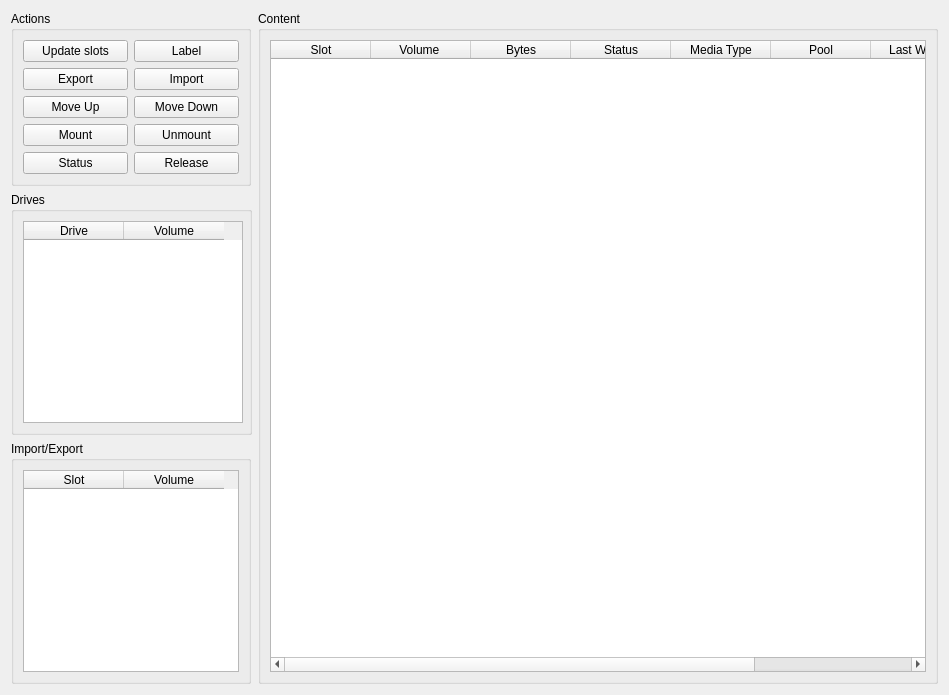
<ui version="4.0" >
 <class>ContentForm</class>
 <widget class="QWidget" name="ContentForm" >
  <property name="geometry" >
   <rect>
    <x>0</x>
    <y>0</y>
    <width>949</width>
    <height>695</height>
   </rect>
  </property>
  <property name="windowTitle" >
   <string>Form</string>
  </property>
  <layout class="QHBoxLayout" >
   <item>
    <layout class="QVBoxLayout" >
     <item>
      <widget class="QGroupBox" name="groupBox" >
       <property name="sizePolicy" >
        <sizepolicy vsizetype="Fixed" hsizetype="Fixed" >
         <horstretch>0</horstretch>
         <verstretch>0</verstretch>
        </sizepolicy>
       </property>
       <property name="minimumSize" >
        <size>
         <width>240</width>
         <height>110</height>
        </size>
       </property>
       <property name="title" >
        <string>Actions</string>
       </property>
       <layout class="QGridLayout" >
        <item row="0" column="0" >
         <widget class="QPushButton" name="pbUpdate" >
          <property name="text" >
           <string>Update slots</string>
          </property>
          <property name="icon" >
           <iconset resource="../main.qrc" >:/images/view-refresh.png</iconset>
          </property>
         </widget>
        </item>
        <item row="0" column="1" >
         <widget class="QPushButton" name="pbLabel" >
          <property name="text" >
           <string>Label</string>
          </property>
          <property name="icon" >
           <iconset resource="../main.qrc" >:/images/label.png</iconset>
          </property>
         </widget>
        </item>
        <item row="1" column="0" >
         <widget class="QPushButton" name="pbExport" >
          <property name="text" >
           <string>Export</string>
          </property>
          <property name="icon" >
           <iconset resource="../main.qrc" >:/images/extern.png</iconset>
          </property>
         </widget>
        </item>
        <item row="1" column="1" >
         <widget class="QPushButton" name="pbImport" >
          <property name="text" >
           <string>Import</string>
          </property>
          <property name="icon" >
           <iconset resource="../main.qrc" >:/images/intern.png</iconset>
          </property>
         </widget>
        </item>
        <item row="2" column="0" >
         <widget class="QPushButton" name="pbMoveUp" >
          <property name="text" >
           <string>Move Up</string>
          </property>
          <property name="icon" >
           <iconset resource="../main.qrc" >:/images/go-up.png</iconset>
          </property>
         </widget>
        </item>
        <item row="2" column="1" >
         <widget class="QPushButton" name="pbMoveDown" >
          <property name="text" >
           <string>Move Down</string>
          </property>
          <property name="icon" >
           <iconset resource="../main.qrc" >:/images/go-down.png</iconset>
          </property>
         </widget>
        </item>
        <item row="3" column="0" >
         <widget class="QPushButton" name="pbMount" >
          <property name="text" >
           <string>Mount</string>
          </property>
          <property name="icon" >
           <iconset resource="../main.qrc" >:/images/cartridge.png</iconset>
          </property>
         </widget>
        </item>
        <item row="3" column="1" >
         <widget class="QPushButton" name="pbUnmount" >
          <property name="text" >
           <string>Unmount</string>
          </property>
          <property name="icon" >
           <iconset resource="../main.qrc" >:/images/cartridge.png</iconset>
          </property>
         </widget>
        </item>
        <item row="4" column="0" >
         <widget class="QPushButton" name="pbStatus" >
          <property name="text" >
           <string>Status</string>
          </property>
          <property name="icon" >
           <iconset resource="../main.qrc" >:/images/status-console.png</iconset>
          </property>
         </widget>
        </item>
        <item row="4" column="1" >
         <widget class="QPushButton" name="pbRelease" >
          <property name="text" >
           <string>Release</string>
          </property>
          <property name="icon" >
           <iconset resource="../main.qrc" >:/images/cartridge.png</iconset>
          </property>
         </widget>
        </item>
       </layout>
      </widget>
     </item>
     <item>
      <widget class="QGroupBox" name="groupBox_3" >
       <property name="sizePolicy" >
        <sizepolicy vsizetype="Expanding" hsizetype="Fixed" >
         <horstretch>0</horstretch>
         <verstretch>0</verstretch>
        </sizepolicy>
       </property>
       <property name="minimumSize" >
        <size>
         <width>241</width>
         <height>221</height>
        </size>
       </property>
       <property name="maximumSize" >
        <size>
         <width>241</width>
         <height>16777215</height>
        </size>
       </property>
       <property name="title" >
        <string>Drives</string>
       </property>
       <layout class="QVBoxLayout" >
        <item>
         <widget class="QTableWidget" name="tableDrive" >
          <property name="sizePolicy" >
           <sizepolicy vsizetype="Expanding" hsizetype="Fixed" >
            <horstretch>0</horstretch>
            <verstretch>0</verstretch>
           </sizepolicy>
          </property>
          <property name="minimumSize" >
           <size>
            <width>220</width>
            <height>192</height>
           </size>
          </property>
          <property name="selectionBehavior" >
           <enum>QAbstractItemView::SelectRows</enum>
          </property>
          <column>
           <property name="text" >
            <string>Drive</string>
           </property>
          </column>
          <column>
           <property name="text" >
            <string>Volume</string>
           </property>
          </column>
         </widget>
        </item>
       </layout>
      </widget>
     </item>
     <item>
      <widget class="QGroupBox" name="groupBox_4" >
       <property name="sizePolicy" >
        <sizepolicy vsizetype="Expanding" hsizetype="Fixed" >
         <horstretch>0</horstretch>
         <verstretch>0</verstretch>
        </sizepolicy>
       </property>
       <property name="maximumSize" >
        <size>
         <width>240</width>
         <height>16777215</height>
        </size>
       </property>
       <property name="title" >
        <string>Import/Export</string>
       </property>
       <layout class="QHBoxLayout" >
        <item>
         <widget class="QTableWidget" name="tableTray" >
          <property name="sizePolicy" >
           <sizepolicy vsizetype="Expanding" hsizetype="Fixed" >
            <horstretch>0</horstretch>
            <verstretch>0</verstretch>
           </sizepolicy>
          </property>
          <property name="minimumSize" >
           <size>
            <width>100</width>
            <height>0</height>
           </size>
          </property>
          <property name="selectionBehavior" >
           <enum>QAbstractItemView::SelectRows</enum>
          </property>
          <property name="sortingEnabled" >
           <bool>false</bool>
          </property>
          <column>
           <property name="text" >
            <string>Slot</string>
           </property>
          </column>
          <column>
           <property name="text" >
            <string>Volume</string>
           </property>
          </column>
         </widget>
        </item>
       </layout>
      </widget>
     </item>
    </layout>
   </item>
   <item>
    <widget class="QGroupBox" name="groupBox_2" >
     <property name="title" >
      <string>Content</string>
     </property>
     <layout class="QHBoxLayout" >
      <item>
       <widget class="QTableWidget" name="tableContent" >
        <property name="alternatingRowColors" >
         <bool>true</bool>
        </property>
        <property name="selectionMode" >
         <enum>QAbstractItemView::ExtendedSelection</enum>
        </property>
        <property name="selectionBehavior" >
         <enum>QAbstractItemView::SelectRows</enum>
        </property>
        <property name="rowCount" >
         <number>0</number>
        </property>
        <column>
         <property name="text" >
          <string>  Slot  </string>
         </property>
        </column>
        <column>
         <property name="text" >
          <string>  Volume   </string>
         </property>
        </column>
        <column>
         <property name="text" >
          <string>   Bytes   </string>
         </property>
        </column>
        <column>
         <property name="text" >
          <string>   Status   </string>
         </property>
        </column>
        <column>
         <property name="text" >
          <string>   Media Type   </string>
         </property>
        </column>
        <column>
         <property name="text" >
          <string>   Pool   </string>
         </property>
        </column>
        <column>
         <property name="text" >
          <string>   Last Written   </string>
         </property>
        </column>
        <column>
         <property name="text" >
          <string>   When expire?   </string>
         </property>
        </column>
       </widget>
      </item>
     </layout>
    </widget>
   </item>
  </layout>
 </widget>
 <resources>
  <include location="../main.qrc" />
 </resources>
 <connections/>
</ui>
